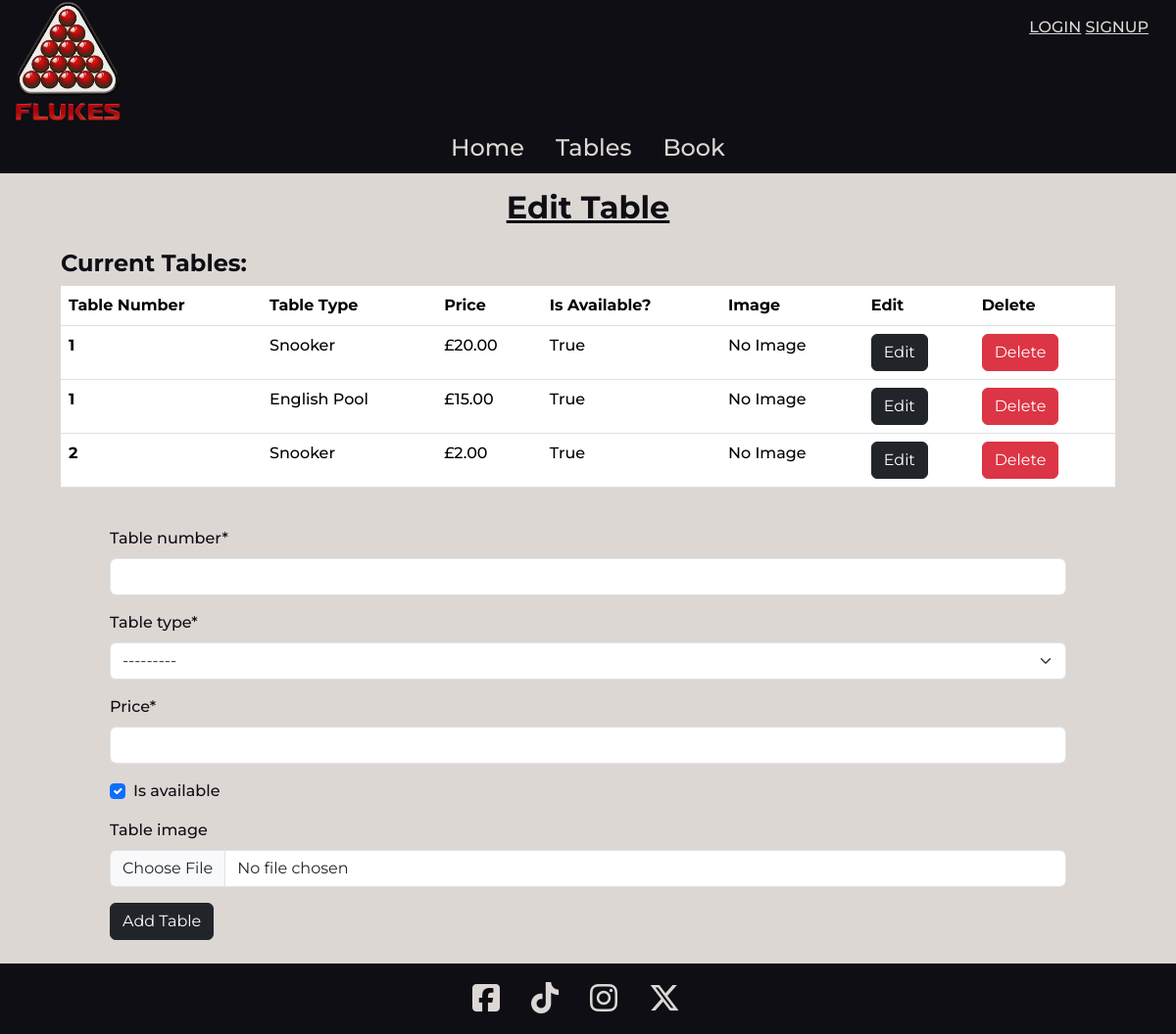
The app's page /tables/add_table/, older data.
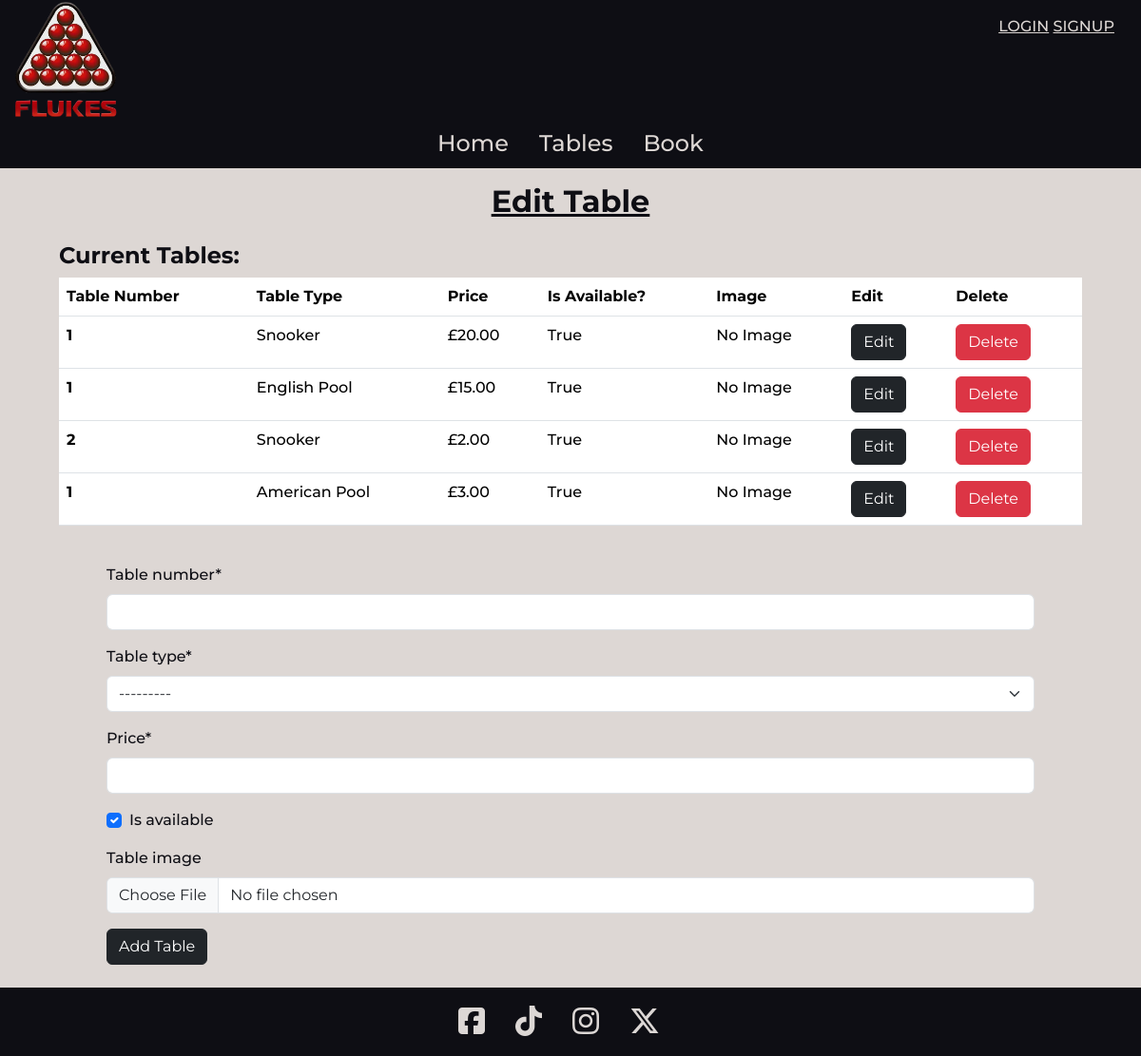
The same page, newer data.
### home/models.py (models this page shows, shortened)
class ClubDetails(models.Model):
    club_name = models.CharField(max_length=30)
    logo = models.ImageField(null=True, blank=True)
    home_image = models.ImageField(null=True, blank=True)
    address_line1 = models.CharField(max_length=100, blank=True)
    address_line2 = models.CharField(max_length=100, blank=True)
    city = models.CharField(max_length=50, blank=True)
    country = models.CharField(max_length=50, blank=True)
    postcode = models.CharField(max_length=8, blank=True)
    phone_number = PhoneNumberField(blank=True)
    email = models.EmailField(blank=True)
    display_logo = models.BooleanField(default=False)
    display_club_name = models.BooleanField(default=True)
    description = models.TextField()
    tagline = models.TextField()
    primary_colour = models.CharField(max_length=7, default="#ddd7d4")
    secondary_colour = models.CharField(max_length=7, default="#df0020")
    header_colour = models.CharField(max_length=7, default="#0e0e14")
    footer_colour = models.CharField(max_length=7, default="#0e0e14")
    primary_text_colour = models.CharField(max_length=7, default="#0e0e14")
    secondary_text_colour = models.CharField(max_length=7, default="#ddd7d4")
    header_text_colour = models.CharField(max_length=7, default="#ddd7d4")
    footer_text_colour = models.CharField(max_length=7, default="#ddd7d4")
    objects = ClubDetailsManager()

### tables/models.py (models this page shows, shortened)
class Table(models.Model):
    table_number = models.PositiveIntegerField()
    table_type = models.ForeignKey(TableType, on_delete=models.CASCADE)
    price = models.FloatField()
    is_available = models.BooleanField(default=True)
    table_image = models.ImageField(null=True, blank=True)

class TableType(models.Model):
    name = models.CharField(max_length=50)
    description = models.TextField(blank=True, null=True)
    def __str__(self):
        return self.name

### tables/views.py (the view)
# urls.py: path("add_table/", views.add_table, name="add_table"),
def add_table(request):
    tables = Table.objects.all()
    if request.method == "POST":
        form = TableForm(request.POST, request.FILES)
        if form.is_valid():
            form.save()
            messages.success(request, "Table added successfully")
            return redirect("add_table")
        else:
            for error_list in form.errors.values():
                for error in error_list:
                    messages.error(request, error)
    else:
        form = TableForm()
    context = {
        "form": form,
        "tables": tables,
    }
    return render(request, "tables/add_table.html", context)

### tables/forms.py (shortened to what this page needs)
class TableForm(forms.ModelForm):
    class Meta:
        model = Table
        fields = "__all__"

### home/context_processors.py (called while the page is built)
def club_details_processor(request):
    club_details = ClubDetails.objects.get_instance()
    opening_hours = OpeningHours.objects.all().order_by("day_of_week")
    context = {
        "club_details": club_details,
        "opening_hours": opening_hours,
    }
    return context

### home/models.py (called while the page is built)
    def get_instance(self):
        if self.exists():
            return self.get()
        return self.create()

### tables/templates/tables/add_table.html (shortened to what this page needs)
{% extends "base.html" %}
{% load static %}
{% load crispy_forms_tags %}
{% block content %}
<h2 class="text-center py-3 text-decoration-underline fw-bold">Edit Table</h2>
<div class="row justify-content-evenly">
    <div class="col-11">
        <h4 class="fw-bold">Current Tables:</h4>
        <table class="table">
        <thead>
            <tr>
            <th scope="col">Table Number</th>
            <th scope="col">Table Type</th>
            <th scope="col">Price</th>
            <th scope="col">Is Available?</th>
            <th scope="col">Image</th>
            <th scope="col">Edit</th>
            <th scope="col">Delete</th>
            </tr>
        </thead>
        <tbody>
            {% for table in tables %}
            <tr>
            <th scope="row">{{ table.table_number }}</th>
            <td>{{ table.table_type }}</td>
            <td>£{{ table.price|floatformat:2 }}</td>
            <td>{{ table.is_available }}</td>
            {% if table.image %}
                <td>{{ table.image.url }}</td>
            {% else %}
                <td>No Image</td>
            {% endif %}
            <td><a href="{% url 'edit_table' table.pk %}" class="btn btn-dark">Edit</a></td>
            <td><a href="{% url 'delete_table' table.pk %}" class="btn btn-danger">Delete</a></td>
            </tr>
            {% endfor %}
        </tbody>
        </table>
    </div>
</div>
<div class="row justify-content-evenly py-4">
    <div class="col-10">
        <form method="post" enctype="multipart/form-data">
            {% for field in form %}
                {{ field | as_crispy_field }}
            {% endfor %}
            <button class="btn btn-dark" type="submit">Add Table</button>
        </form>
    </div>
</div>
{% endblock %}

### templates/base.html (shortened to what this page needs)
{% load static %}
<!DOCTYPE html>
<html lang="en" class="h-100">
  <head>
    <link rel="stylesheet" href="{% static 'css/base.css' %}" />
    <link
      rel="stylesheet"
      href="https://cdn.jsdelivr.net/npm/bootstrap@5.3.2/dist/css/bootstrap.min.css"
    />
  </head>
  <body class="d-flex flex-column h-100">
    {% include 'includes/header.html' %}
    <main class="flex-grow-1 d-flex flex-column">
      <div class="container-fluid primary-colour primary-text-colour flex-grow-1">
        {% block content %}{% endblock %}
      </div>
    </main>
    {% include 'includes/footer.html' %}
  </body>
</html>

### templates/includes/header.html (shortened to what this page needs)
<header class="container-fluid header-colour">
  <div class="row">
    <div class="col-8">
      {% if club_details.display_logo %}
      <img
        src="{{ club_details.logo.url }}"
        alt="{{ club_details.club_name }} Logo"
        class="logo d-inline"
      />
      {% endif %}
    </div>
    <div class="col-4 text-end">
      <div class="m-3">
        {% if request.user.is_authenticated %}
        <div class="dropdown">
          <a class="fit-content header-text-colour" role="button" data-bs-toggle="dropdown" aria-expanded="false">
            <i class="fa-solid fa-user fa-2xl"></i>
          </a>
          <ul class="dropdown-menu">
            <li><a class="dropdown-item" href="#">Profile</a></li>
            <li><a class="dropdown-item" href="#">My Bookings</a></li>
            <li><hr class="dropdown-divider"></li>
            {% if request.user.is_superuser %}
            <li><a class="dropdown-item" href="{% url 'edit_club_details' %}"
              >Edit Club Details</a
            ></li>
            <li><a class="dropdown-item" href="{% url 'manage_opening_hours' %}"
              >Edit Opening Times</a
            ></li>
            <li><a class="dropdown-item" href="{% url 'add_table_type' %}"
              >Add Table Type</a
            ></li>
            <li><a class="dropdown-item" href="{% url 'add_table' %}"
              >Add Table</a
            ></li>
            <li><hr class="dropdown-divider"></li>
            {% endif %}
            <li><a class="dropdown-item" href="{% url 'account_logout' %}">Logout</a></li>
          </ul>
        </div>
        {% else %}
        <a href="{% url 'account_login' %}" class="header-text-colour">LOGIN</a>
        <a href="{% url 'account_signup' %}" class="header-text-colour">SIGNUP</a>
        {% endif %}
      </div>
    </div>
  </div>
  <nav>
    <ul class="nav justify-content-center">
      <li class="nav-item">
        <a id="nav-item" class="nav-link active header-text-colour fs-4" aria-current="page" href="{% url 'home' %}"
          >Home</a
        >
      </li>
      <li class="nav-item">
        <a id="nav-item" class="nav-link nav-hover header-text-colour fs-4" href="{% url 'tables_view' %}">Tables</a>
      </li>
      <li class="nav-item">
        <a id="nav-item" class="nav-link nav-hover header-text-colour fs-4" href="#">Book</a>
      </li>
    </ul>
  </nav>
</header>

### templates/includes/footer.html
<footer class="footer mt-auto py-3 footer-colour">
  <div class="row container-fluid">
    <div class="col-12">
      <ul class="nav justify-content-center">
        <li class="nav-item">
          <a class="nav-link footer-text-colour" href="#">
            <i class="fa-brands fa-square-facebook fa-2xl"></i>
          </a>
        </li>
        <li class="nav-item">
          <a class="nav-link footer-text-colour" aria-current="page" href="#"
            ><i class="fa-brands fa-tiktok fa-2xl"></i
          ></a>
        </li>
        <li class="nav-item">
          <a class="nav-link footer-text-colour" href="#">
            <i class="fa-brands fa-instagram fa-2xl"></i>
          </a>
        </li>
        <li class="nav-item">
          <a class="nav-link footer-text-colour" href="#"
            ><i class="fa-brands fa-x-twitter fa-2xl"></i>
          </a>
        </li>
      </ul>
    </div>
  </div>
</footer>

### static/css/base.css (style rules this page uses)
header, footer, main, .toast { font-family: "Montserrat", sans-serif; font-weight: 500; font-style: normal; }
.logo { max-height: 125px; }

Row changes from the older to the newer data that the page shows:
added Table: table_number "1", table_type "American Pool", price "3.00", is_available "True"
